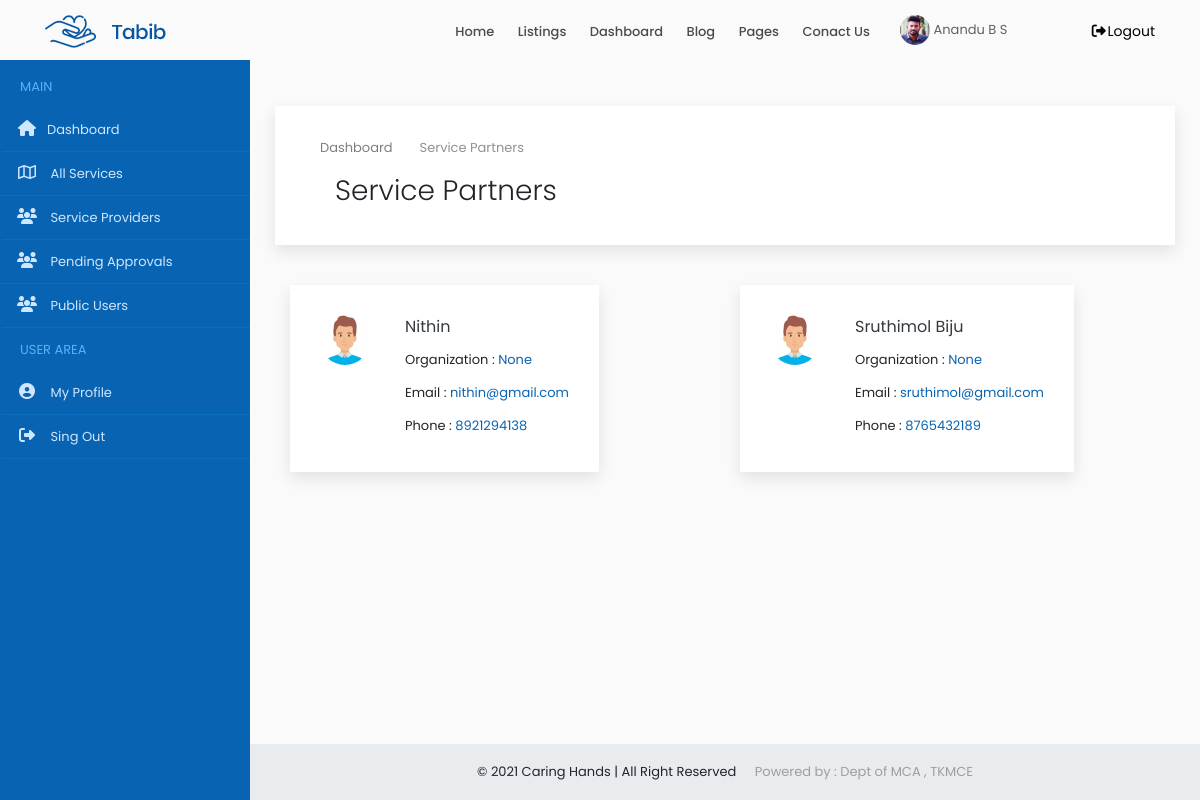
The app's page /administrator/public/users/ (signed in) with its own data.
### accounts/models.py (models this page shows, shortened)
class Users(models.Model):
    user = models.ForeignKey(User,on_delete=models.CASCADE)
    name = models.CharField(max_length=150)
    email = models.EmailField(max_length=200,null=True, blank=True)
    organization = models.CharField(max_length=250,null=True, blank=True)
    mob = models.CharField(max_length=12)
    sex = models.CharField(max_length=10,choices=gender,default='Male')
    house = models.CharField(max_length=100,null=True, blank=True)
    street1 =models.CharField(max_length=100,null=True, blank=True)
    street2 =models.CharField(max_length=100,null=True, blank=True)
    city = models.CharField(max_length=100,null=True, blank=True)
    district = models.CharField(max_length=100,null=True, blank=True)
    state = models.CharField(max_length=100,null=True,choices=states, blank=True)
    pin = models.CharField(max_length=100,null=True,blank=True)
    age = models.IntegerField(null=True, blank=True)
    type = models.CharField(max_length=20,choices=user_type)
    approval = models.CharField(max_length=20,choices=approval_choices,default='Pending')
    document = models.FileField(upload_to='documents',null=True, blank=True)
    profile_picture = models.FileField(upload_to='dp',default='assets/img/user3.png')

### accounts/views.py (the view)
# urls.py: path('administrator/public/users/',ViewUsers.as_view(), name='public_users'),
class ViewUsers(View):
    def get(self, request):
        x = AdminCheck(request)
        if x == True:
            user = request.user
            account = Users.objects.get(user=user)
            sp = Users.objects.filter(type='public')
            context = {'account': account,'sp': sp}
            return render(request,'admin/public_users.html',context)
        else:
            return redirect('home')

### accounts/functions.py (called while the page is built)
def AdminCheck(request):
    user = request.user
    if user.is_authenticated:
        try:
            u = Users.objects.get(user=user)
            if u.type == 'admin':
                return (True)
            else:
                return (False)
        except:
            return (False)
    else:
        return (False)

### accounts/templates/admin/public_users.html (shortened to what this page needs)
{% extends 'common/dashboard_main.html' %}
{% load static %}
{% block content %}
{% include 'common/header.html' %}
{% include 'admin/sidenav.html' %}
<div class="content-wrapper">
<div class="container-fluid overflow-hidden">
    <div class="row margin-tb-90px margin-lr-10px sm-mrl-0px">
        <div id="page-title" class="padding-30px background-white full-width box-shadow">
            <div class="container">
                <ol class="breadcrumb opacity-5">
                    <li><a href="{% url 'home' %}">Dashboard</a></li>
                    <li class="active">Service Partners</li>
                </ol>
                <div class="container-fluid">
                    <div class="row">
                        <div class="col-6">
                            <h1 class="font-weight-300">Service Partners</h1>
                        </div>
                        <div class="col-6">
                        </div>
                    </div>
                </div>
            </div>
        </div>
        <div class="container-fluid">
            <div class="row" style="margin-top:40px">
                {% for i in sp %}
                 <div class="col-lg-6 margin-bottom-45px full-width">
                    <div class="background-white thum-hover box-shadow  hvr-float">
                        <div class="padding-30px full-width">
                            <img src="{{i.profile_picture.url}}" class="float-left margin-right-20px border-radius-60 margin-bottom-20px" alt="" style="width: 50px;height:50px">
                            <div class="margin-left-85px">
                                <a class="d-block text-dark text-medium margin-bottom-5px" href="#">{{i.name|title}} </a>
                                <div class="d-block padding-tb-5px">Organization :  <a href="#" class="text-main-color">{{i.organization|title}}</a></div>
                                <div class="d-block padding-tb-5px">Email :  <a href="#" class="text-main-color">{{i.email}}</a></div>
                                <div class="d-block padding-tb-5px">Phone  :  <a href="#" class="text-main-color">{{i.mob}}</a></div>
                            </div>
                        </div>
                    </div>
                </div>
                {% empty %}
                <div class="alert alert-danger  margin-bottom-35px border-radius-10 padding-30px">
                    <strong>OOPS!</strong> No Service Providers found
                    <hr>
                    <p class="margin-0px">Add new service providers to be listed out over here.</p>
                </div>
                {% endfor %}
            </div>
        </div>
    </div>
</div>
{% include 'common/small_footer.html' %}
</div>
{% endblock %}

### accounts/templates/common/header.html (shortened to what this page needs)
{% load static %}
<header>
    <div id="fixed-header-dark" class="header-output fixed-header">
        <div class="container header-in">
            <div class="row">
                <div class="col-lg-2 col-md-12">
                    <a id="logo" href="{% url 'index' %}" class="d-inline-block margin-tb-15px"><img
                            src="{% static 'assets/img/logo-1.png' %}" alt=""></a>
                </div>
                <div class="col-lg-7 col-md-12 position-inherit">
                    <ul id="menu-main" class="nav-menu float-lg-right link-padding-tb-20px">
                        <li><a href="{% url 'index' %}">Home</a>
                        </li>
                        <li class="has-dropdown"><a href="#">Listings</a>
                        </li>
                        <li class="has-dropdown"><a href="#">Dashboard</a>
                        </li>
                        <li class="has-dropdown"><a href="#">Blog</a>
                        </li>
                        <li class="has-dropdown"><a href="#">Pages</a>
                        </li>
                        <li><a href="page-contact-us.html">Conact Us</a></li>
                    </ul>
                </div>
                <div class="col-lg-3 col-md-12">
                    {% if request.user.is_authenticated %}
                    <a href="{% url 'home' %}" class="margin-top-15px d-inline-block text-grey-3 margin-right-15px"><img src="{{account.profile_picture.url}}" class="height-30px border-radius-30" alt=""> {{account.name|title}}</a>
                    <a href="{% url 'logout' %}" class="margin-tb-20px d-inline-block text-up-small float-left float-lg-right" data-toggle="modal" data-target="#exampleModal"><i class="fa fa-fw fa-sign-out-alt"></i>Logout</a>
                    {% else %}
                    <a href="{% url 'login' %}" class="margin-tb-20px d-inline-block text-up-small float-left float-lg-right"><i class="far fa-user"></i> Login</a>
                    {% endif %}
                </div>
            </div>
        </div>
    </div>
</header>

### static/assets/css/colors/main.css (style rules this page uses)
.text-main-color { color: #0864b2; }

### static/assets/css/sb-admin.css (style rules this page uses)
html { position: relative; min-height: 100%; }
body { overflow-x: hidden; }
.content-wrapper { min-height: calc(100vh - 56px); padding-top: 1rem; }
.content-wrapper { overflow-x: hidden; }
@media (min-width: 992px) { .content-wrapper { margin-left: 250px; } }

### records on screen
Users: profile_picture (picture), name "Anandu B S"
Users: profile_picture (picture), name "Nithin", organization "None", email "nithin@gmail.com", mob "8921294138"
Users: profile_picture (picture), name "Sruthimol Biju", organization "None", email "sruthimol@gmail.com", mob "8765432189"
